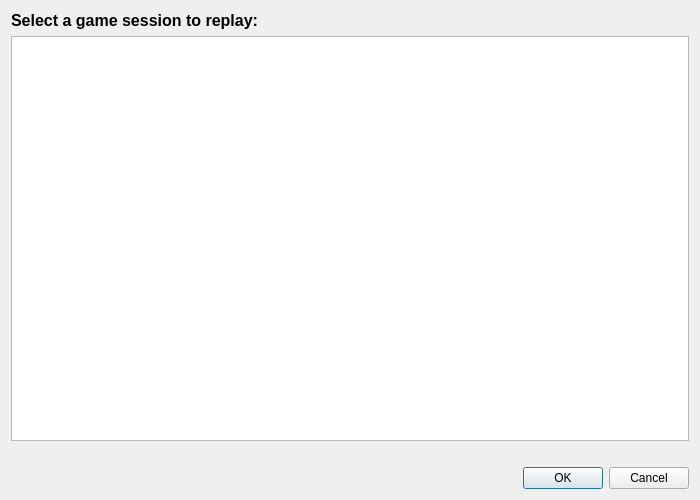
<?xml version="1.0" encoding="UTF-8"?>
<ui version="4.0">
 <class>SessionListDialog</class>
 <widget class="QDialog" name="SessionListDialog">
  <property name="geometry">
   <rect>
    <x>0</x>
    <y>0</y>
    <width>700</width>
    <height>500</height>
   </rect>
  </property>
  <property name="windowTitle">
   <string>Select Game Session</string>
  </property>
  <layout class="QVBoxLayout" name="verticalLayout">
   <item>
    <widget class="QLabel" name="lblTitle">
     <property name="text">
      <string>Select a game session to replay:</string>
     </property>
     <property name="font">
      <font>
       <pointsize>12</pointsize>
       <bold>true</bold>
      </font>
     </property>
    </widget>
   </item>
   <item>
    <widget class="QTableWidget" name="tblSessions">
     <property name="alternatingRowColors">
      <bool>true</bool>
     </property>
     <property name="sortingEnabled">
      <bool>false</bool>
     </property>
    </widget>
   </item>
   <item>
    <widget class="QLabel" name="lblStatus">
     <property name="text">
      <string/>
     </property>
    </widget>
   </item>
   <item>
    <layout class="QHBoxLayout" name="horizontalLayout">
     <item>
      <spacer name="horizontalSpacer">
       <property name="orientation">
        <enum>Qt::Horizontal</enum>
       </property>
       <property name="sizeHint" stdset="0">
        <size>
         <width>40</width>
         <height>20</height>
        </size>
       </property>
      </spacer>
     </item>
     <item>
      <widget class="QPushButton" name="btnOk">
       <property name="text">
        <string>OK</string>
       </property>
      </widget>
     </item>
     <item>
      <widget class="QPushButton" name="btnCancel">
       <property name="text">
        <string>Cancel</string>
       </property>
      </widget>
     </item>
    </layout>
   </item>
  </layout>
 </widget>
 <resources/>
 <connections/>
</ui>
